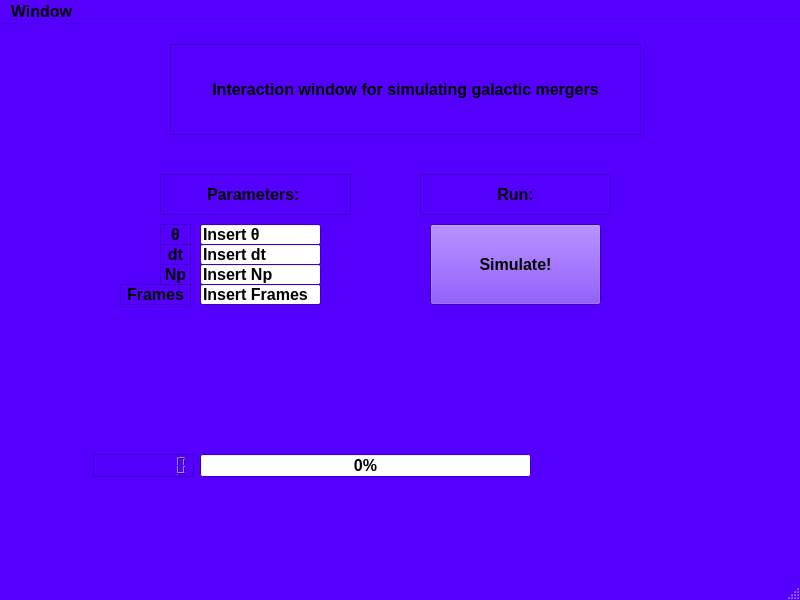
<?xml version="1.0" encoding="UTF-8"?>
<ui version="4.0">
 <class>MainWindow</class>
 <widget class="QMainWindow" name="MainWindow">
  <property name="geometry">
   <rect>
    <x>0</x>
    <y>0</y>
    <width>800</width>
    <height>600</height>
   </rect>
  </property>
  <property name="palette">
   <palette>
    <active>
     <colorrole role="WindowText">
      <brush brushstyle="SolidPattern">
       <color alpha="255">
        <red>0</red>
        <green>0</green>
        <blue>0</blue>
       </color>
      </brush>
     </colorrole>
     <colorrole role="Button">
      <brush brushstyle="SolidPattern">
       <color alpha="255">
        <red>85</red>
        <green>0</green>
        <blue>255</blue>
       </color>
      </brush>
     </colorrole>
     <colorrole role="Light">
      <brush brushstyle="SolidPattern">
       <color alpha="255">
        <red>170</red>
        <green>127</green>
        <blue>255</blue>
       </color>
      </brush>
     </colorrole>
     <colorrole role="Midlight">
      <brush brushstyle="SolidPattern">
       <color alpha="255">
        <red>127</red>
        <green>63</green>
        <blue>255</blue>
       </color>
      </brush>
     </colorrole>
     <colorrole role="Dark">
      <brush brushstyle="SolidPattern">
       <color alpha="255">
        <red>42</red>
        <green>0</green>
        <blue>127</blue>
       </color>
      </brush>
     </colorrole>
     <colorrole role="Mid">
      <brush brushstyle="SolidPattern">
       <color alpha="255">
        <red>56</red>
        <green>0</green>
        <blue>170</blue>
       </color>
      </brush>
     </colorrole>
     <colorrole role="Text">
      <brush brushstyle="SolidPattern">
       <color alpha="255">
        <red>0</red>
        <green>0</green>
        <blue>0</blue>
       </color>
      </brush>
     </colorrole>
     <colorrole role="BrightText">
      <brush brushstyle="SolidPattern">
       <color alpha="255">
        <red>255</red>
        <green>255</green>
        <blue>255</blue>
       </color>
      </brush>
     </colorrole>
     <colorrole role="ButtonText">
      <brush brushstyle="SolidPattern">
       <color alpha="255">
        <red>0</red>
        <green>0</green>
        <blue>0</blue>
       </color>
      </brush>
     </colorrole>
     <colorrole role="Base">
      <brush brushstyle="SolidPattern">
       <color alpha="255">
        <red>255</red>
        <green>255</green>
        <blue>255</blue>
       </color>
      </brush>
     </colorrole>
     <colorrole role="Window">
      <brush brushstyle="SolidPattern">
       <color alpha="255">
        <red>85</red>
        <green>0</green>
        <blue>255</blue>
       </color>
      </brush>
     </colorrole>
     <colorrole role="Shadow">
      <brush brushstyle="SolidPattern">
       <color alpha="255">
        <red>0</red>
        <green>0</green>
        <blue>0</blue>
       </color>
      </brush>
     </colorrole>
     <colorrole role="AlternateBase">
      <brush brushstyle="SolidPattern">
       <color alpha="255">
        <red>170</red>
        <green>127</green>
        <blue>255</blue>
       </color>
      </brush>
     </colorrole>
     <colorrole role="ToolTipBase">
      <brush brushstyle="SolidPattern">
       <color alpha="255">
        <red>255</red>
        <green>255</green>
        <blue>220</blue>
       </color>
      </brush>
     </colorrole>
     <colorrole role="ToolTipText">
      <brush brushstyle="SolidPattern">
       <color alpha="255">
        <red>0</red>
        <green>0</green>
        <blue>0</blue>
       </color>
      </brush>
     </colorrole>
    </active>
    <inactive>
     <colorrole role="WindowText">
      <brush brushstyle="SolidPattern">
       <color alpha="255">
        <red>0</red>
        <green>0</green>
        <blue>0</blue>
       </color>
      </brush>
     </colorrole>
     <colorrole role="Button">
      <brush brushstyle="SolidPattern">
       <color alpha="255">
        <red>85</red>
        <green>0</green>
        <blue>255</blue>
       </color>
      </brush>
     </colorrole>
     <colorrole role="Light">
      <brush brushstyle="SolidPattern">
       <color alpha="255">
        <red>170</red>
        <green>127</green>
        <blue>255</blue>
       </color>
      </brush>
     </colorrole>
     <colorrole role="Midlight">
      <brush brushstyle="SolidPattern">
       <color alpha="255">
        <red>127</red>
        <green>63</green>
        <blue>255</blue>
       </color>
      </brush>
     </colorrole>
     <colorrole role="Dark">
      <brush brushstyle="SolidPattern">
       <color alpha="255">
        <red>42</red>
        <green>0</green>
        <blue>127</blue>
       </color>
      </brush>
     </colorrole>
     <colorrole role="Mid">
      <brush brushstyle="SolidPattern">
       <color alpha="255">
        <red>56</red>
        <green>0</green>
        <blue>170</blue>
       </color>
      </brush>
     </colorrole>
     <colorrole role="Text">
      <brush brushstyle="SolidPattern">
       <color alpha="255">
        <red>0</red>
        <green>0</green>
        <blue>0</blue>
       </color>
      </brush>
     </colorrole>
     <colorrole role="BrightText">
      <brush brushstyle="SolidPattern">
       <color alpha="255">
        <red>255</red>
        <green>255</green>
        <blue>255</blue>
       </color>
      </brush>
     </colorrole>
     <colorrole role="ButtonText">
      <brush brushstyle="SolidPattern">
       <color alpha="255">
        <red>0</red>
        <green>0</green>
        <blue>0</blue>
       </color>
      </brush>
     </colorrole>
     <colorrole role="Base">
      <brush brushstyle="SolidPattern">
       <color alpha="255">
        <red>255</red>
        <green>255</green>
        <blue>255</blue>
       </color>
      </brush>
     </colorrole>
     <colorrole role="Window">
      <brush brushstyle="SolidPattern">
       <color alpha="255">
        <red>85</red>
        <green>0</green>
        <blue>255</blue>
       </color>
      </brush>
     </colorrole>
     <colorrole role="Shadow">
      <brush brushstyle="SolidPattern">
       <color alpha="255">
        <red>0</red>
        <green>0</green>
        <blue>0</blue>
       </color>
      </brush>
     </colorrole>
     <colorrole role="AlternateBase">
      <brush brushstyle="SolidPattern">
       <color alpha="255">
        <red>170</red>
        <green>127</green>
        <blue>255</blue>
       </color>
      </brush>
     </colorrole>
     <colorrole role="ToolTipBase">
      <brush brushstyle="SolidPattern">
       <color alpha="255">
        <red>255</red>
        <green>255</green>
        <blue>220</blue>
       </color>
      </brush>
     </colorrole>
     <colorrole role="ToolTipText">
      <brush brushstyle="SolidPattern">
       <color alpha="255">
        <red>0</red>
        <green>0</green>
        <blue>0</blue>
       </color>
      </brush>
     </colorrole>
    </inactive>
    <disabled>
     <colorrole role="WindowText">
      <brush brushstyle="SolidPattern">
       <color alpha="255">
        <red>42</red>
        <green>0</green>
        <blue>127</blue>
       </color>
      </brush>
     </colorrole>
     <colorrole role="Button">
      <brush brushstyle="SolidPattern">
       <color alpha="255">
        <red>85</red>
        <green>0</green>
        <blue>255</blue>
       </color>
      </brush>
     </colorrole>
     <colorrole role="Light">
      <brush brushstyle="SolidPattern">
       <color alpha="255">
        <red>170</red>
        <green>127</green>
        <blue>255</blue>
       </color>
      </brush>
     </colorrole>
     <colorrole role="Midlight">
      <brush brushstyle="SolidPattern">
       <color alpha="255">
        <red>127</red>
        <green>63</green>
        <blue>255</blue>
       </color>
      </brush>
     </colorrole>
     <colorrole role="Dark">
      <brush brushstyle="SolidPattern">
       <color alpha="255">
        <red>42</red>
        <green>0</green>
        <blue>127</blue>
       </color>
      </brush>
     </colorrole>
     <colorrole role="Mid">
      <brush brushstyle="SolidPattern">
       <color alpha="255">
        <red>56</red>
        <green>0</green>
        <blue>170</blue>
       </color>
      </brush>
     </colorrole>
     <colorrole role="Text">
      <brush brushstyle="SolidPattern">
       <color alpha="255">
        <red>42</red>
        <green>0</green>
        <blue>127</blue>
       </color>
      </brush>
     </colorrole>
     <colorrole role="BrightText">
      <brush brushstyle="SolidPattern">
       <color alpha="255">
        <red>255</red>
        <green>255</green>
        <blue>255</blue>
       </color>
      </brush>
     </colorrole>
     <colorrole role="ButtonText">
      <brush brushstyle="SolidPattern">
       <color alpha="255">
        <red>42</red>
        <green>0</green>
        <blue>127</blue>
       </color>
      </brush>
     </colorrole>
     <colorrole role="Base">
      <brush brushstyle="SolidPattern">
       <color alpha="255">
        <red>85</red>
        <green>0</green>
        <blue>255</blue>
       </color>
      </brush>
     </colorrole>
     <colorrole role="Window">
      <brush brushstyle="SolidPattern">
       <color alpha="255">
        <red>85</red>
        <green>0</green>
        <blue>255</blue>
       </color>
      </brush>
     </colorrole>
     <colorrole role="Shadow">
      <brush brushstyle="SolidPattern">
       <color alpha="255">
        <red>0</red>
        <green>0</green>
        <blue>0</blue>
       </color>
      </brush>
     </colorrole>
     <colorrole role="AlternateBase">
      <brush brushstyle="SolidPattern">
       <color alpha="255">
        <red>85</red>
        <green>0</green>
        <blue>255</blue>
       </color>
      </brush>
     </colorrole>
     <colorrole role="ToolTipBase">
      <brush brushstyle="SolidPattern">
       <color alpha="255">
        <red>255</red>
        <green>255</green>
        <blue>220</blue>
       </color>
      </brush>
     </colorrole>
     <colorrole role="ToolTipText">
      <brush brushstyle="SolidPattern">
       <color alpha="255">
        <red>0</red>
        <green>0</green>
        <blue>0</blue>
       </color>
      </brush>
     </colorrole>
    </disabled>
   </palette>
  </property>
  <property name="font">
   <font>
    <pointsize>12</pointsize>
    <weight>75</weight>
    <bold>true</bold>
   </font>
  </property>
  <property name="windowTitle">
   <string>MainWindow</string>
  </property>
  <property name="autoFillBackground">
   <bool>false</bool>
  </property>
  <widget class="QWidget" name="centralwidget">
   <widget class="QLabel" name="label">
    <property name="geometry">
     <rect>
      <x>170</x>
      <y>20</y>
      <width>471</width>
      <height>91</height>
     </rect>
    </property>
    <property name="baseSize">
     <size>
      <width>17</width>
      <height>0</height>
     </size>
    </property>
    <property name="mouseTracking">
     <bool>true</bool>
    </property>
    <property name="focusPolicy">
     <enum>Qt::NoFocus</enum>
    </property>
    <property name="frameShape">
     <enum>QFrame::StyledPanel</enum>
    </property>
    <property name="frameShadow">
     <enum>QFrame::Plain</enum>
    </property>
    <property name="lineWidth">
     <number>15</number>
    </property>
    <property name="text">
     <string>Interaction window for simulating galactic mergers</string>
    </property>
    <property name="textFormat">
     <enum>Qt::AutoText</enum>
    </property>
    <property name="scaledContents">
     <bool>false</bool>
    </property>
    <property name="alignment">
     <set>Qt::AlignCenter</set>
    </property>
    <property name="wordWrap">
     <bool>false</bool>
    </property>
    <property name="indent">
     <number>-5</number>
    </property>
   </widget>
   <widget class="QLineEdit" name="lineEdit">
    <property name="geometry">
     <rect>
      <x>200</x>
      <y>200</y>
      <width>121</width>
      <height>21</height>
     </rect>
    </property>
    <property name="text">
     <string>Insert θ</string>
    </property>
   </widget>
   <widget class="QLabel" name="label_2">
    <property name="geometry">
     <rect>
      <x>160</x>
      <y>150</y>
      <width>191</width>
      <height>41</height>
     </rect>
    </property>
    <property name="baseSize">
     <size>
      <width>17</width>
      <height>0</height>
     </size>
    </property>
    <property name="mouseTracking">
     <bool>true</bool>
    </property>
    <property name="focusPolicy">
     <enum>Qt::NoFocus</enum>
    </property>
    <property name="frameShape">
     <enum>QFrame::StyledPanel</enum>
    </property>
    <property name="frameShadow">
     <enum>QFrame::Plain</enum>
    </property>
    <property name="lineWidth">
     <number>15</number>
    </property>
    <property name="text">
     <string>Parameters: </string>
    </property>
    <property name="textFormat">
     <enum>Qt::AutoText</enum>
    </property>
    <property name="scaledContents">
     <bool>false</bool>
    </property>
    <property name="alignment">
     <set>Qt::AlignCenter</set>
    </property>
    <property name="wordWrap">
     <bool>false</bool>
    </property>
    <property name="indent">
     <number>-5</number>
    </property>
   </widget>
   <widget class="QLabel" name="label_3">
    <property name="geometry">
     <rect>
      <x>160</x>
      <y>200</y>
      <width>31</width>
      <height>21</height>
     </rect>
    </property>
    <property name="baseSize">
     <size>
      <width>17</width>
      <height>0</height>
     </size>
    </property>
    <property name="mouseTracking">
     <bool>true</bool>
    </property>
    <property name="focusPolicy">
     <enum>Qt::NoFocus</enum>
    </property>
    <property name="frameShape">
     <enum>QFrame::StyledPanel</enum>
    </property>
    <property name="frameShadow">
     <enum>QFrame::Plain</enum>
    </property>
    <property name="lineWidth">
     <number>15</number>
    </property>
    <property name="text">
     <string>θ</string>
    </property>
    <property name="textFormat">
     <enum>Qt::AutoText</enum>
    </property>
    <property name="scaledContents">
     <bool>false</bool>
    </property>
    <property name="alignment">
     <set>Qt::AlignCenter</set>
    </property>
    <property name="wordWrap">
     <bool>false</bool>
    </property>
    <property name="indent">
     <number>-5</number>
    </property>
   </widget>
   <widget class="QLabel" name="label_4">
    <property name="geometry">
     <rect>
      <x>160</x>
      <y>220</y>
      <width>31</width>
      <height>21</height>
     </rect>
    </property>
    <property name="baseSize">
     <size>
      <width>17</width>
      <height>0</height>
     </size>
    </property>
    <property name="mouseTracking">
     <bool>true</bool>
    </property>
    <property name="focusPolicy">
     <enum>Qt::NoFocus</enum>
    </property>
    <property name="frameShape">
     <enum>QFrame::StyledPanel</enum>
    </property>
    <property name="frameShadow">
     <enum>QFrame::Plain</enum>
    </property>
    <property name="lineWidth">
     <number>15</number>
    </property>
    <property name="text">
     <string>dt</string>
    </property>
    <property name="textFormat">
     <enum>Qt::AutoText</enum>
    </property>
    <property name="scaledContents">
     <bool>false</bool>
    </property>
    <property name="alignment">
     <set>Qt::AlignCenter</set>
    </property>
    <property name="wordWrap">
     <bool>false</bool>
    </property>
    <property name="indent">
     <number>-5</number>
    </property>
   </widget>
   <widget class="QLineEdit" name="lineEdit_2">
    <property name="geometry">
     <rect>
      <x>200</x>
      <y>220</y>
      <width>121</width>
      <height>21</height>
     </rect>
    </property>
    <property name="text">
     <string>Insert dt</string>
    </property>
   </widget>
   <widget class="QLabel" name="label_5">
    <property name="geometry">
     <rect>
      <x>120</x>
      <y>260</y>
      <width>71</width>
      <height>21</height>
     </rect>
    </property>
    <property name="baseSize">
     <size>
      <width>17</width>
      <height>0</height>
     </size>
    </property>
    <property name="mouseTracking">
     <bool>true</bool>
    </property>
    <property name="focusPolicy">
     <enum>Qt::NoFocus</enum>
    </property>
    <property name="frameShape">
     <enum>QFrame::StyledPanel</enum>
    </property>
    <property name="frameShadow">
     <enum>QFrame::Plain</enum>
    </property>
    <property name="lineWidth">
     <number>15</number>
    </property>
    <property name="text">
     <string>Frames</string>
    </property>
    <property name="textFormat">
     <enum>Qt::AutoText</enum>
    </property>
    <property name="scaledContents">
     <bool>false</bool>
    </property>
    <property name="alignment">
     <set>Qt::AlignCenter</set>
    </property>
    <property name="wordWrap">
     <bool>false</bool>
    </property>
    <property name="indent">
     <number>-5</number>
    </property>
   </widget>
   <widget class="QLineEdit" name="lineEdit_3">
    <property name="geometry">
     <rect>
      <x>200</x>
      <y>260</y>
      <width>121</width>
      <height>21</height>
     </rect>
    </property>
    <property name="text">
     <string>Insert Frames</string>
    </property>
   </widget>
   <widget class="QLabel" name="label_6">
    <property name="geometry">
     <rect>
      <x>160</x>
      <y>240</y>
      <width>31</width>
      <height>21</height>
     </rect>
    </property>
    <property name="baseSize">
     <size>
      <width>17</width>
      <height>0</height>
     </size>
    </property>
    <property name="mouseTracking">
     <bool>true</bool>
    </property>
    <property name="focusPolicy">
     <enum>Qt::NoFocus</enum>
    </property>
    <property name="frameShape">
     <enum>QFrame::StyledPanel</enum>
    </property>
    <property name="frameShadow">
     <enum>QFrame::Plain</enum>
    </property>
    <property name="lineWidth">
     <number>15</number>
    </property>
    <property name="text">
     <string>Np</string>
    </property>
    <property name="textFormat">
     <enum>Qt::AutoText</enum>
    </property>
    <property name="scaledContents">
     <bool>false</bool>
    </property>
    <property name="alignment">
     <set>Qt::AlignCenter</set>
    </property>
    <property name="wordWrap">
     <bool>false</bool>
    </property>
    <property name="indent">
     <number>-5</number>
    </property>
   </widget>
   <widget class="QLineEdit" name="lineEdit_4">
    <property name="geometry">
     <rect>
      <x>200</x>
      <y>240</y>
      <width>121</width>
      <height>21</height>
     </rect>
    </property>
    <property name="font">
     <font>
      <pointsize>12</pointsize>
      <weight>75</weight>
      <bold>true</bold>
     </font>
    </property>
    <property name="text">
     <string>Insert Np</string>
    </property>
   </widget>
   <widget class="QLabel" name="label_7">
    <property name="geometry">
     <rect>
      <x>420</x>
      <y>150</y>
      <width>191</width>
      <height>41</height>
     </rect>
    </property>
    <property name="baseSize">
     <size>
      <width>17</width>
      <height>0</height>
     </size>
    </property>
    <property name="mouseTracking">
     <bool>true</bool>
    </property>
    <property name="focusPolicy">
     <enum>Qt::NoFocus</enum>
    </property>
    <property name="frameShape">
     <enum>QFrame::StyledPanel</enum>
    </property>
    <property name="frameShadow">
     <enum>QFrame::Plain</enum>
    </property>
    <property name="lineWidth">
     <number>15</number>
    </property>
    <property name="text">
     <string>Run:</string>
    </property>
    <property name="textFormat">
     <enum>Qt::AutoText</enum>
    </property>
    <property name="scaledContents">
     <bool>false</bool>
    </property>
    <property name="alignment">
     <set>Qt::AlignCenter</set>
    </property>
    <property name="wordWrap">
     <bool>false</bool>
    </property>
    <property name="indent">
     <number>-5</number>
    </property>
   </widget>
   <widget class="QProgressBar" name="progressBar">
    <property name="geometry">
     <rect>
      <x>200</x>
      <y>430</y>
      <width>331</width>
      <height>23</height>
     </rect>
    </property>
    <property name="value">
     <number>0</number>
    </property>
    <property name="invertedAppearance">
     <bool>false</bool>
    </property>
   </widget>
   <widget class="QLCDNumber" name="lcdNumber">
    <property name="geometry">
     <rect>
      <x>93</x>
      <y>430</y>
      <width>101</width>
      <height>23</height>
     </rect>
    </property>
    <property name="frameShape">
     <enum>QFrame::StyledPanel</enum>
    </property>
    <property name="frameShadow">
     <enum>QFrame::Plain</enum>
    </property>
    <property name="smallDecimalPoint">
     <bool>true</bool>
    </property>
    <property name="digitCount">
     <number>8</number>
    </property>
    <property name="segmentStyle">
     <enum>QLCDNumber::Outline</enum>
    </property>
    <property name="value" stdset="0">
     <double>0.000000000000000</double>
    </property>
    <property name="intValue" stdset="0">
     <number>0</number>
    </property>
   </widget>
   <widget class="QPushButton" name="pushButton">
    <property name="geometry">
     <rect>
      <x>430</x>
      <y>200</y>
      <width>171</width>
      <height>81</height>
     </rect>
    </property>
    <property name="text">
     <string>Simulate!</string>
    </property>
   </widget>
  </widget>
  <widget class="QStatusBar" name="statusbar"/>
  <widget class="QMenuBar" name="menubar">
   <property name="geometry">
    <rect>
     <x>0</x>
     <y>0</y>
     <width>800</width>
     <height>21</height>
    </rect>
   </property>
   <widget class="QMenu" name="menuWindow">
    <property name="title">
     <string>Window</string>
    </property>
   </widget>
   <addaction name="menuWindow"/>
  </widget>
 </widget>
 <resources/>
 <connections/>
</ui>
